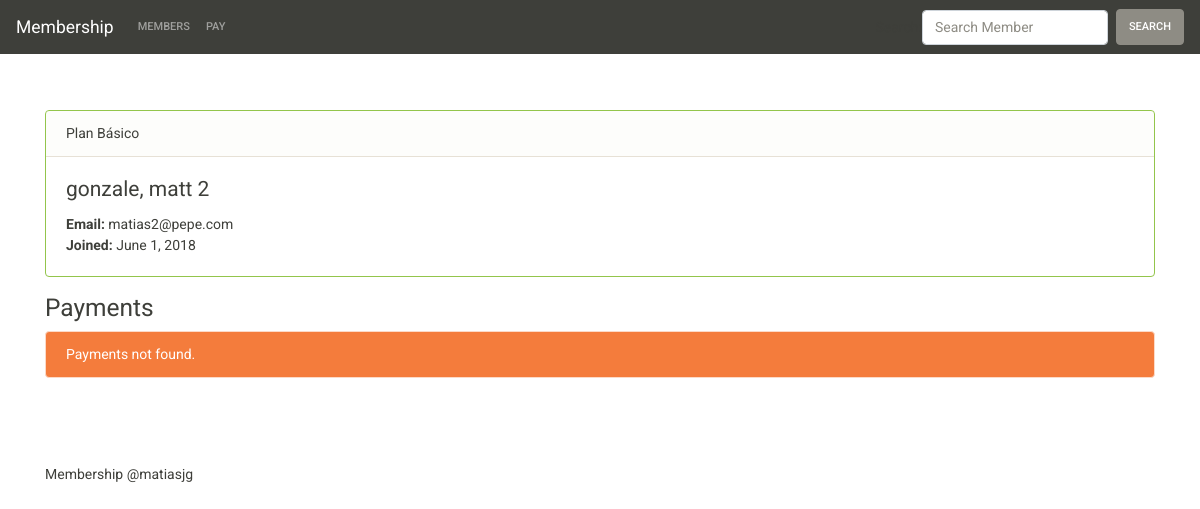
Page /web/members/3/ on the committed database.
### core/models.py (models this page shows, shortened)
class Member(models.Model):
    first_name = models.CharField(max_length=200)
    last_name = models.CharField(max_length=200)
    email = models.CharField(max_length=200)
    joined_on = models.DateField(auto_now=True)
    plan = models.ForeignKey(Plan, models.SET_NULL, blank=True, null=True,)

class Plan(models.Model):
    name = models.CharField(max_length=200)
    fee = models.DecimalField(default=0, max_digits=5, decimal_places=2)

### web/views.py (the view)
# urls.py: path('members/<int:pk>/', views.DetailView.as_view(), name='member'),
class DetailView(generic.DetailView):
    model = Member
    template_name = 'member.html'

### web/forms.py
class SearchForm(forms.Form):
    search = forms.CharField(max_length=200)
    search.widget.attrs.update({'class': 'form-control mr-sm-2', 'placeholder': 'Search Member'})

### web/context_processors.py (called while the page is built)
def search_form(request):
    return {'search_form' : SearchForm()}

### web/templates/member.html
{% extends 'layout.html' %}
{% block content %}
    <div class="row">
        <div class="col-lg-12">
            <div class="card border-success mb-3">
              <div class="card-header">{{ member.plan.name }}</div>
              <div class="card-body">
                <h4 class="card-title">{{ member.last_name }}, {{ member.first_name }}</h4>
                <p class="card-text">
                    <strong>Email:</strong> {{ member.email }} <br />
                    <strong>Joined:</strong> {{ member.joined_on }}
                </p>
              </div>
            </div>
        </div>
    </div>
    <div class="row">
        <div class="col-lg-12">
            <h3>Payments</h3>
            {% if member.payment_set.all %}
                <table class="table table-hover">
                  <thead>
                    <tr>
                      <th scope="col">Amount</th>
                      <th scope="col">Date</th>
                    </tr>
                  </thead>
                  <tbody>
                    {% for payment in member.payment_set.all %}
                    <tr>
                      <td>{{ payment.amount }}</td>
                      <td>{{ payment.created_at }}</td>
                    </tr>
                    {% endfor %}
                  </tbody>
                </table>
            {% else %}
                <div class="alert alert-dismissible alert-warning">
                   Payments not found.
                </div>
            {% endif %}
        </div>
    </div>
{% endblock %}

### rows in the picture
Member: plan.name "Plan Básico", last_name "gonzale", first_name "matt 2", email "matias2@pepe.com", joined_on "June 1, 2018"
